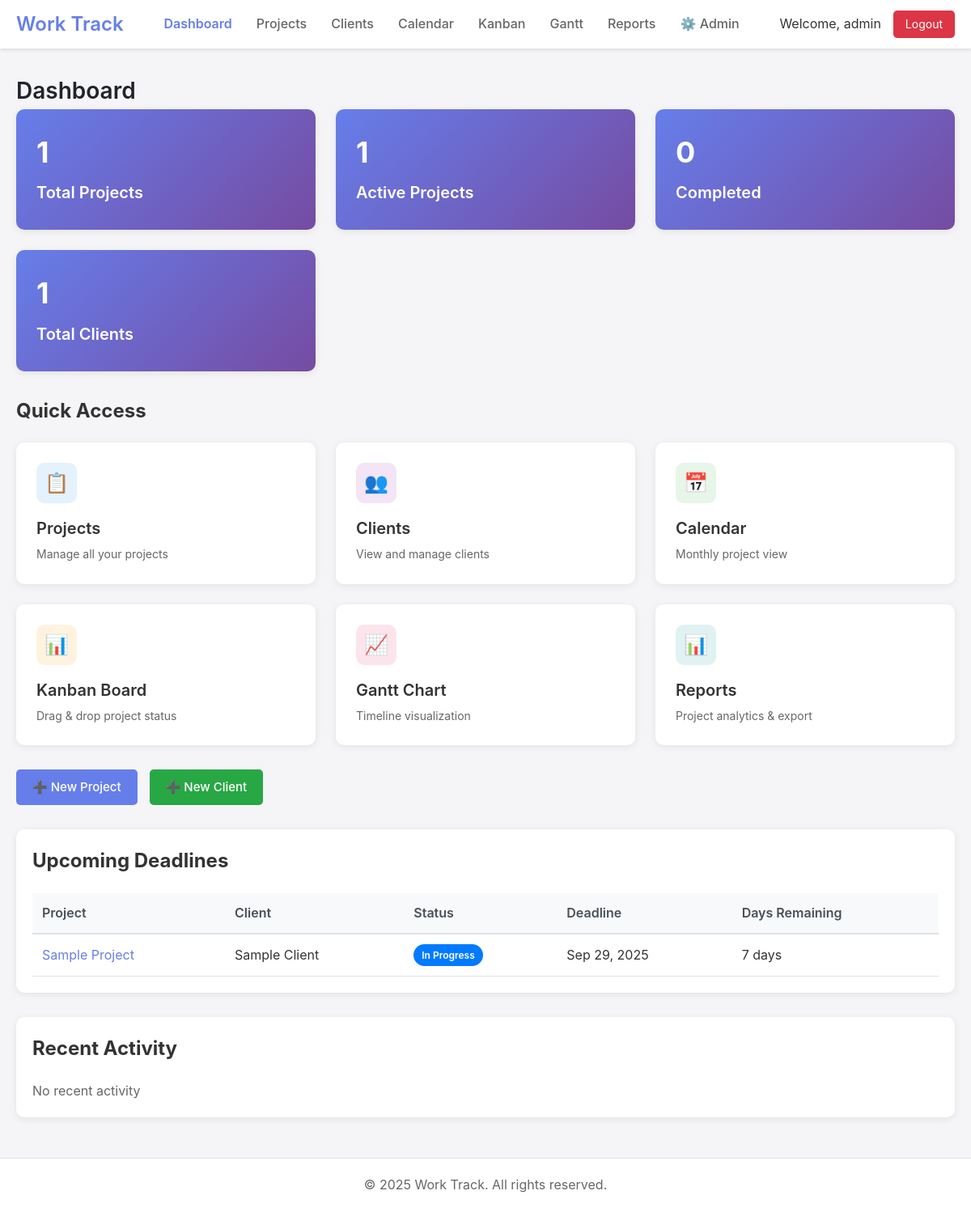
/index.php (signed in), run on an earlier commit of the app's database.
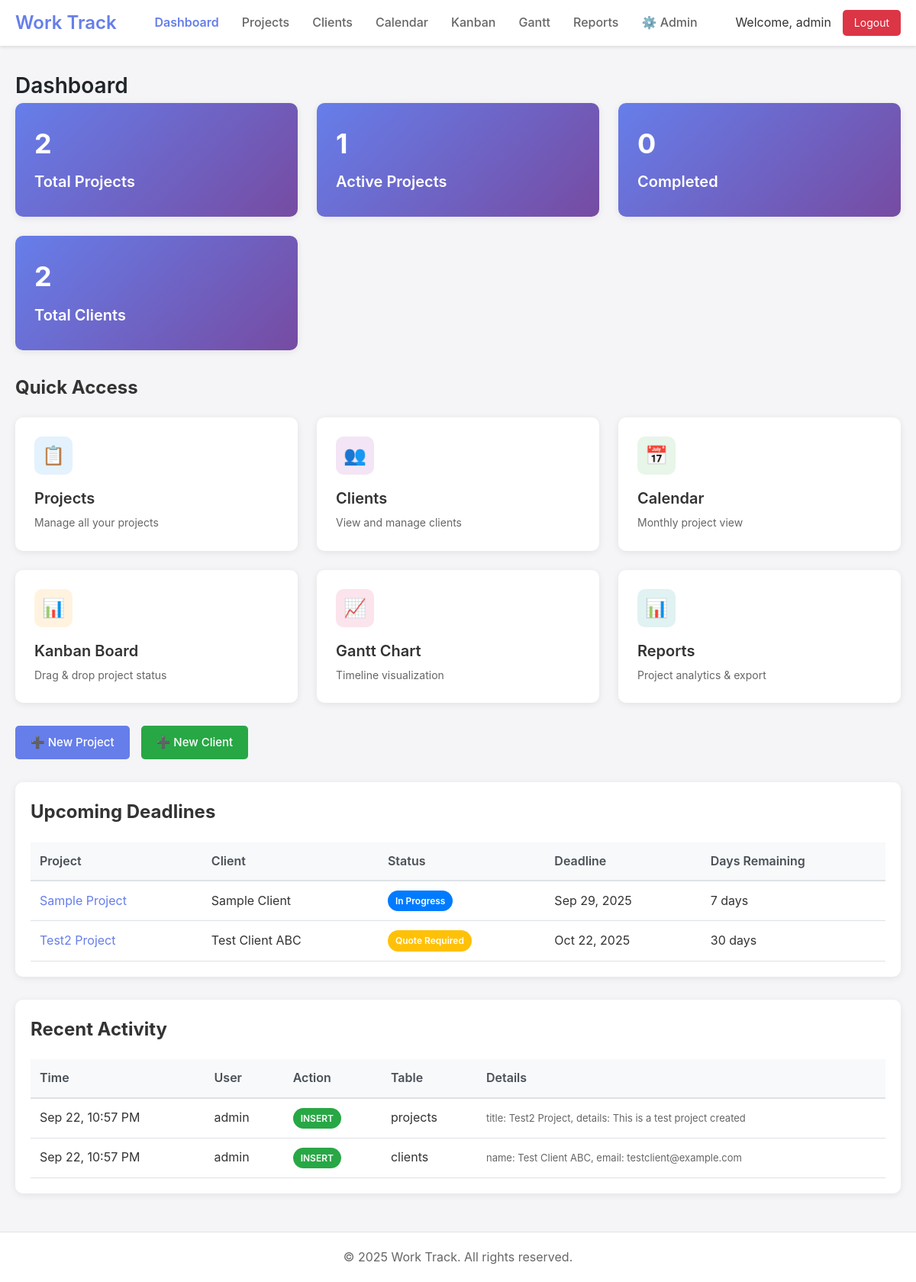
And on a later commit of the database.
### tables this page shows
CREATE TABLE projects (
    id INTEGER PRIMARY KEY AUTOINCREMENT,
    title TEXT NOT NULL,
    details TEXT,
    client_id INTEGER REFERENCES clients(id),
    start_date DATE,
    completion_date DATE,
    status_id INTEGER REFERENCES project_statuses(id),
    created_date DATETIME DEFAULT CURRENT_TIMESTAMP,
    fabric TEXT,
    created_by INTEGER REFERENCES users(id),
    updated_by INTEGER REFERENCES users(id),
    updated_at DATETIME DEFAULT CURRENT_TIMESTAMP,
    template_id INTEGER REFERENCES project_templates(id)
);

CREATE TABLE clients (
    id INTEGER PRIMARY KEY AUTOINCREMENT,
    name TEXT NOT NULL,
    address TEXT,
    phone TEXT,
    email TEXT,
    remarks TEXT,
    created_at DATETIME DEFAULT CURRENT_TIMESTAMP,
    updated_at DATETIME DEFAULT CURRENT_TIMESTAMP,
    created_by INTEGER REFERENCES users(id),
    updated_by INTEGER REFERENCES users(id)
);

CREATE TABLE project_statuses (
    id INTEGER PRIMARY KEY AUTOINCREMENT,
    name TEXT NOT NULL,
    color TEXT DEFAULT '#007bff',
    sort_order INTEGER DEFAULT 0,
    is_active BOOLEAN DEFAULT 1
);

CREATE TABLE audit_log (
    id INTEGER PRIMARY KEY AUTOINCREMENT,
    table_name TEXT NOT NULL,
    record_id INTEGER NOT NULL,
    action TEXT NOT NULL, -- INSERT, UPDATE, DELETE
    changes_json TEXT,
    user_id INTEGER REFERENCES users(id),
    timestamp DATETIME DEFAULT CURRENT_TIMESTAMP
);

CREATE TABLE users (
    id INTEGER PRIMARY KEY AUTOINCREMENT,
    username TEXT NOT NULL UNIQUE,
    password_hash TEXT NOT NULL,
    email TEXT NOT NULL,
    created_at DATETIME DEFAULT CURRENT_TIMESTAMP,
    last_login DATETIME
);

### includes/auth.php (called while the page is built, shortened)
<?php
require_once __DIR__ . '/db.php';
class Auth {
    public static function getCurrentUsername() {
        return $_SESSION['username'] ?? null;
    }
}
?>

### includes/db.php (called while the page is built, shortened)
<?php
class Database {
    private static $instance = null;
    private $conn;
    private function __construct() {
        try {
            $this->conn = new PDO('sqlite:' . DB_PATH);
            $this->conn->setAttribute(PDO::ATTR_ERRMODE, PDO::ERRMODE_EXCEPTION);
            $this->conn->setAttribute(PDO::ATTR_DEFAULT_FETCH_MODE, PDO::FETCH_ASSOC);
            $this->conn->exec('PRAGMA foreign_keys = ON');
        } catch (PDOException $e) {
            die("Connection failed: " . $e->getMessage());
        }
    }
    public static function getInstance() {
        if (!self::$instance) {
            self::$instance = new Database();
        }
        return self::$instance;
    }
    public function query($sql, $params = []) {
        try {
            $stmt = $this->conn->prepare($sql);
            $stmt->execute($params);
            return $stmt;
        } catch (PDOException $e) {
            if (DEBUG_MODE) {
                throw $e;
            }
            error_log($e->getMessage());
            return false;
        }
    }
    public function fetchAll($sql, $params = []) {
        $stmt = $this->query($sql, $params);
        return $stmt ? $stmt->fetchAll() : [];
    }
    public function fetchOne($sql, $params = []) {
        $stmt = $this->query($sql, $params);
        return $stmt ? $stmt->fetch() : null;
    }
}
?>

### index.php (the view, shortened to what this page needs)
<?php
require_once 'includes/header.php';
require_once 'includes/db.php';
$db = Database::getInstance();
$totalProjects = $db->fetchOne("SELECT COUNT(*) as count FROM projects")['count'];
$activeProjects = $db->fetchOne("SELECT COUNT(*) as count FROM projects WHERE status_id IN (SELECT id FROM project_statuses WHERE name IN ('In Progress', 'Pending'))")['count'];
$completedProjects = $db->fetchOne("SELECT COUNT(*) as count FROM projects WHERE status_id = (SELECT id FROM project_statuses WHERE name = 'Completed')")['count'];
$totalClients = $db->fetchOne("SELECT COUNT(*) as count FROM clients")['count'];
$recentActivity = $db->fetchAll("
    SELECT al.*, u.username
    FROM audit_log al
    LEFT JOIN users u ON al.user_id = u.id
    ORDER BY al.timestamp DESC
    LIMIT 10
");
$upcomingDeadlines = $db->fetchAll("
    SELECT p.*, c.name as client_name, ps.name as status_name, ps.color as status_color
    FROM projects p
    LEFT JOIN clients c ON p.client_id = c.id
    LEFT JOIN project_statuses ps ON p.status_id = ps.id
    WHERE p.completion_date >= date('now')
    AND ps.name NOT IN ('Completed', 'Cancelled')
    ORDER BY p.completion_date ASC
    LIMIT 5
");
?>
<h1 class="page-title">Dashboard</h1>
<div class="dashboard-grid">
    <div class="dashboard-card stats-card">
        <div class="stats-number"><?php echo $totalProjects; ?></div>
        <div class="card-title">Total Projects</div>
    </div>
    <div class="dashboard-card stats-card">
        <div class="stats-number"><?php echo $activeProjects; ?></div>
        <div class="card-title">Active Projects</div>
    </div>
    <div class="dashboard-card stats-card">
        <div class="stats-number"><?php echo $completedProjects; ?></div>
        <div class="card-title">Completed</div>
    </div>
    <div class="dashboard-card stats-card">
        <div class="stats-number"><?php echo $totalClients; ?></div>
        <div class="card-title">Total Clients</div>
    </div>
</div>
<h2 style="margin: 30px 0 20px 0;">Quick Access</h2>
<div class="dashboard-grid">
    <a href="/projects.php" class="dashboard-card">
        <div class="card-icon" style="background: #e3f2fd; color: #1976d2;">📋</div>
        <div class="card-title">Projects</div>
        <div class="card-description">Manage all your projects</div>
    </a>
    <a href="/clients.php" class="dashboard-card">
        <div class="card-icon" style="background: #f3e5f5; color: #7b1fa2;">👥</div>
        <div class="card-title">Clients</div>
        <div class="card-description">View and manage clients</div>
    </a>
    <a href="/calendar.php" class="dashboard-card">
        <div class="card-icon" style="background: #e8f5e9; color: #388e3c;">📅</div>
        <div class="card-title">Calendar</div>
        <div class="card-description">Monthly project view</div>
    </a>
    <a href="/kanban.php" class="dashboard-card">
        <div class="card-icon" style="background: #fff3e0; color: #f57c00;">📊</div>
        <div class="card-title">Kanban Board</div>
        <div class="card-description">Drag & drop project status</div>
    </a>
    <a href="/gantt.php" class="dashboard-card">
        <div class="card-icon" style="background: #fce4ec; color: #c2185b;">📈</div>
        <div class="card-title">Gantt Chart</div>
        <div class="card-description">Timeline visualization</div>
    </a>
    <a href="/reports.php" class="dashboard-card">
        <div class="card-icon" style="background: #e0f2f1; color: #00796b;">📊</div>
        <div class="card-title">Reports</div>
        <div class="card-description">Project analytics & export</div>
    </a>
</div>
<div style="display: flex; gap: 15px; margin: 30px 0;">
    <a href="/projects.php?action=new" class="btn btn-primary">➕ New Project</a>
    <a href="/clients.php?action=new" class="btn btn-success">➕ New Client</a>
</div>
<div class="table-container">
    <h2 style="margin-bottom: 20px;">Upcoming Deadlines</h2>
    <?php if (count($upcomingDeadlines) > 0): ?>
        <table>
            <thead>
                <tr>
                    <th>Project</th>
                    <th>Client</th>
                    <th>Status</th>
                    <th>Deadline</th>
                    <th>Days Remaining</th>
                </tr>
            </thead>
            <tbody>
                <?php foreach ($upcomingDeadlines as $project):
                    $daysRemaining = (strtotime($project['completion_date']) - time()) / 86400;
                    $daysRemaining = ceil($daysRemaining);
                ?>
                    <tr>
                        <td><a href="/projects.php?id=<?php echo $project['id']; ?>" style="color: #667eea; text-decoration: none;"><?php echo htmlspecialchars($project['title']); ?></a></td>
                        <td><?php echo htmlspecialchars($project['client_name'] ?? 'No client'); ?></td>
                        <td><span class="status-badge" style="background: <?php echo $project['status_color']; ?>; color: white;"><?php echo htmlspecialchars($project['status_name']); ?></span></td>
                        <td><?php echo date('M j, Y', strtotime($project['completion_date'])); ?></td>
                        <td>
                            <?php if ($daysRemaining < 0): ?>
                                <span style="color: #dc3545;">Overdue</span>
                            <?php elseif ($daysRemaining == 0): ?>
                                <span style="color: #ffc107;">Today</span>
                            <?php elseif ($daysRemaining == 1): ?>
                                <span style="color: #ffc107;">Tomorrow</span>
                            <?php else: ?>
                                <?php echo $daysRemaining; ?> days
                            <?php endif; ?>
                        </td>
                    </tr>
                <?php endforeach; ?>
            </tbody>
        </table>
    <?php else: ?>
        <p style="color: #666;">No upcoming deadlines</p>
    <?php endif; ?>
</div>
<div class="table-container" style="margin-top: 30px;">
    <h2 style="margin-bottom: 20px;">Recent Activity</h2>
    <?php if (count($recentActivity) > 0): ?>
        <table>
            <thead>
                <tr>
                    <th>Time</th>
                    <th>User</th>
                    <th>Action</th>
                    <th>Table</th>
                    <th>Details</th>
                </tr>
            </thead>
            <tbody>
                <?php foreach ($recentActivity as $activity): ?>
                    <tr>
                        <td><?php echo date('M j, g:i A', strtotime($activity['timestamp'])); ?></td>
                        <td><?php echo htmlspecialchars($activity['username'] ?? 'System'); ?></td>
                        <td>
                            <?php
                            $actionClass = '';
                            if ($activity['action'] == 'INSERT') $actionClass = 'btn-success';
                            elseif ($activity['action'] == 'UPDATE') $actionClass = 'btn-warning';
                            elseif ($activity['action'] == 'DELETE') $actionClass = 'btn-danger';
                            ?>
                            <span class="status-badge <?php echo $actionClass; ?>" style="color: white;">
                                <?php echo $activity['action']; ?>
                            </span>
                        </td>
                        <td><?php echo htmlspecialchars($activity['table_name']); ?></td>
                        <td style="font-size: 13px; color: #666;">
                            <?php
                            $changes = json_decode($activity['changes_json'], true);
                            if ($changes && is_array($changes)) {
                                $summary = [];
                                foreach (array_slice($changes, 0, 2) as $key => $value) {
                                    if (!is_array($value)) {
                                        $summary[] = $key . ': ' . substr($value, 0, 30);
                                    }
                                }
                                echo htmlspecialchars(implode(', ', $summary));
                            }
                            ?>
                        </td>
                    </tr>
                <?php endforeach; ?>
            </tbody>
        </table>
    <?php else: ?>
        <p style="color: #666;">No recent activity</p>
    <?php endif; ?>
</div>
<?php require_once 'includes/footer.php'; ?>

### includes/header.php (shortened to what this page needs)
<?php
require_once __DIR__ . '/auth.php';
?>
<!DOCTYPE html>
<html lang="en">
<head>
    <link rel="stylesheet" href="/public/css/style.css">
</head>
<body>
    <nav class="navbar">
        <div class="nav-container">
            <a href="/index.php" class="nav-brand"><?php echo SITE_NAME; ?></a>
            <ul class="nav-menu">
                <li><a href="/index.php">Dashboard</a></li>
                <li><a href="/projects.php">Projects</a></li>
                <li><a href="/clients.php">Clients</a></li>
                <li><a href="/calendar.php">Calendar</a></li>
                <li><a href="/kanban.php">Kanban</a></li>
                <li><a href="/gantt.php">Gantt</a></li>
                <li><a href="/reports.php">Reports</a></li>
                <li class="nav-dropdown">
                    <a href="#">⚙️ Admin</a>
                </li>
            </ul>
            <div class="nav-user">
                <span>Welcome, <?php echo htmlspecialchars(Auth::getCurrentUsername()); ?></span>
                <a href="/logout.php" class="btn-logout">Logout</a>
            </div>
        </div>
    </nav>
    <div class="main-container">

### includes/footer.php
    </div>
    <footer class="footer">
        <div class="footer-container">
            <p>&copy; <?php echo date('Y'); ?> <?php echo SITE_NAME; ?>. All rights reserved.</p>
        </div>
    </footer>
</body>
</html>

### public/css/style.css (style rules this page uses)
* { margin: 0; padding: 0; box-sizing: border-box; }
body { font-family: -apple-system, BlinkMacSystemFont, "Segoe UI", Roboto, "Helvetica Neue", Arial, sans-serif; background: #f5f5f7; color: #333; line-height: 1.6; }
.navbar { background: white; box-shadow: 0 2px 4px rgba(0,0,0,0.1); position: sticky; top: 0; z-index: 1000; }
.nav-container { max-width: 1400px; margin: 0 auto; padding: 0 20px; display: flex; align-items: center; justify-content: space-between; height: 60px; }
.nav-brand { font-size: 24px; font-weight: 600; color: #667eea; text-decoration: none; }
.nav-menu { list-style: none; display: flex; gap: 30px; }
.nav-menu a { color: #666; text-decoration: none; font-weight: 500; transition: color 0.3s; }
.nav-user { display: flex; align-items: center; gap: 15px; }
.btn-logout { background: #dc3545; color: white; padding: 6px 15px; border-radius: 5px; text-decoration: none; font-size: 14px; transition: background 0.3s; }
.nav-dropdown { position: relative; }
.main-container { max-width: 1400px; margin: 30px auto; padding: 0 20px; min-height: calc(100vh - 140px); }
.dashboard-grid { display: grid; grid-template-columns: repeat(auto-fit, minmax(280px, 1fr)); gap: 25px; margin-bottom: 30px; }
.dashboard-card { background: white; border-radius: 10px; padding: 25px; box-shadow: 0 2px 10px rgba(0,0,0,0.08); transition: transform 0.3s, box-shadow 0.3s; text-decoration: none; color: inherit; }
.card-icon { width: 50px; height: 50px; border-radius: 10px; display: flex; align-items: center; justify-content: center; font-size: 24px; margin-bottom: 15px; }
.card-title { font-size: 20px; font-weight: 600; margin-bottom: 5px; }
.card-description { color: #666; font-size: 14px; }
.stats-card { background: linear-gradient(135deg, #667eea 0%, #764ba2 100%); color: white; }
.stats-number { font-size: 36px; font-weight: 700; margin-bottom: 5px; }
.table-container { background: white; border-radius: 10px; padding: 20px; box-shadow: 0 2px 10px rgba(0,0,0,0.08); overflow-x: auto; }
table { width: 100%; border-collapse: collapse; }
th { text-align: left; padding: 12px; background: #f8f9fa; font-weight: 600; color: #495057; border-bottom: 2px solid #dee2e6; }
td { padding: 12px; border-bottom: 1px solid #dee2e6; }
.btn { padding: 10px 20px; border: none; border-radius: 5px; font-size: 15px; font-weight: 500; cursor: pointer; transition: all 0.3s; text-decoration: none; display: inline-block; }
.btn-primary { background: #667eea; color: white; }
.btn-success { background: #28a745; color: white; }
.status-badge { padding: 4px 10px; border-radius: 15px; font-size: 12px; font-weight: 600; display: inline-block; }
.footer { background: white; border-top: 1px solid #dee2e6; margin-top: 50px; }
.footer-container { max-width: 1400px; margin: 0 auto; padding: 20px; text-align: center; color: #666; }
.page-title { font-size: 28px; font-weight: 600; color: #212529; }

What changed in the data, as far as the page shows it:
added projects: title "Test2 Project", client.name "Test Client ABC", status.name "Quote Required", completion_date "Oct 22, 2025", completion_date "30"
added audit_log: timestamp "Sep 22, 10:57 PM", user.username "admin", action "INSERT", table_name "projects", summary "title: Test2 Project, details: This is a test project created"
added audit_log: timestamp "Sep 22, 10:57 PM", user.username "admin", action "INSERT", table_name "clients", summary "name: Test Client ABC, email: testclient@example.com"
Also different on the page:
$totalProjects: "1" → "2"
$totalClients: "1" → "2"
text no longer shown: "No recent activity"
text now shown: "Time User Action Table Details"
